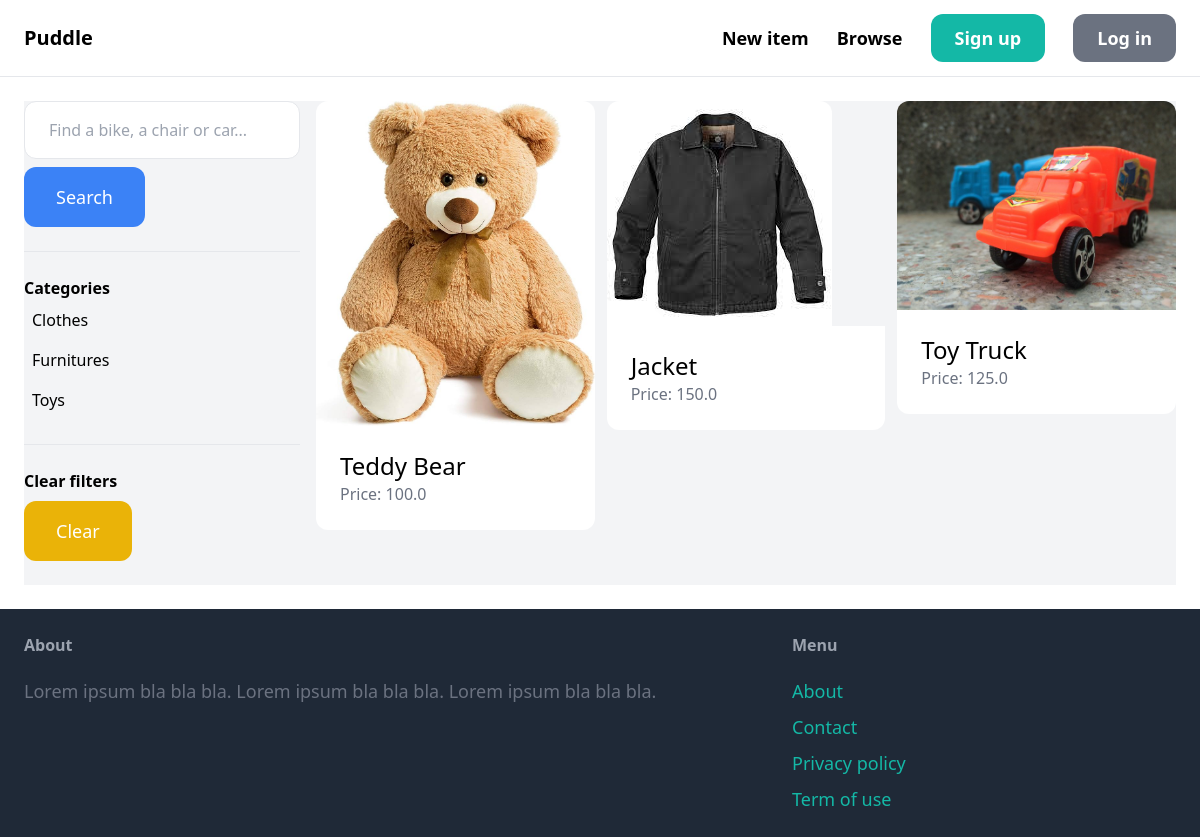
Page /items/ on the earlier database version.
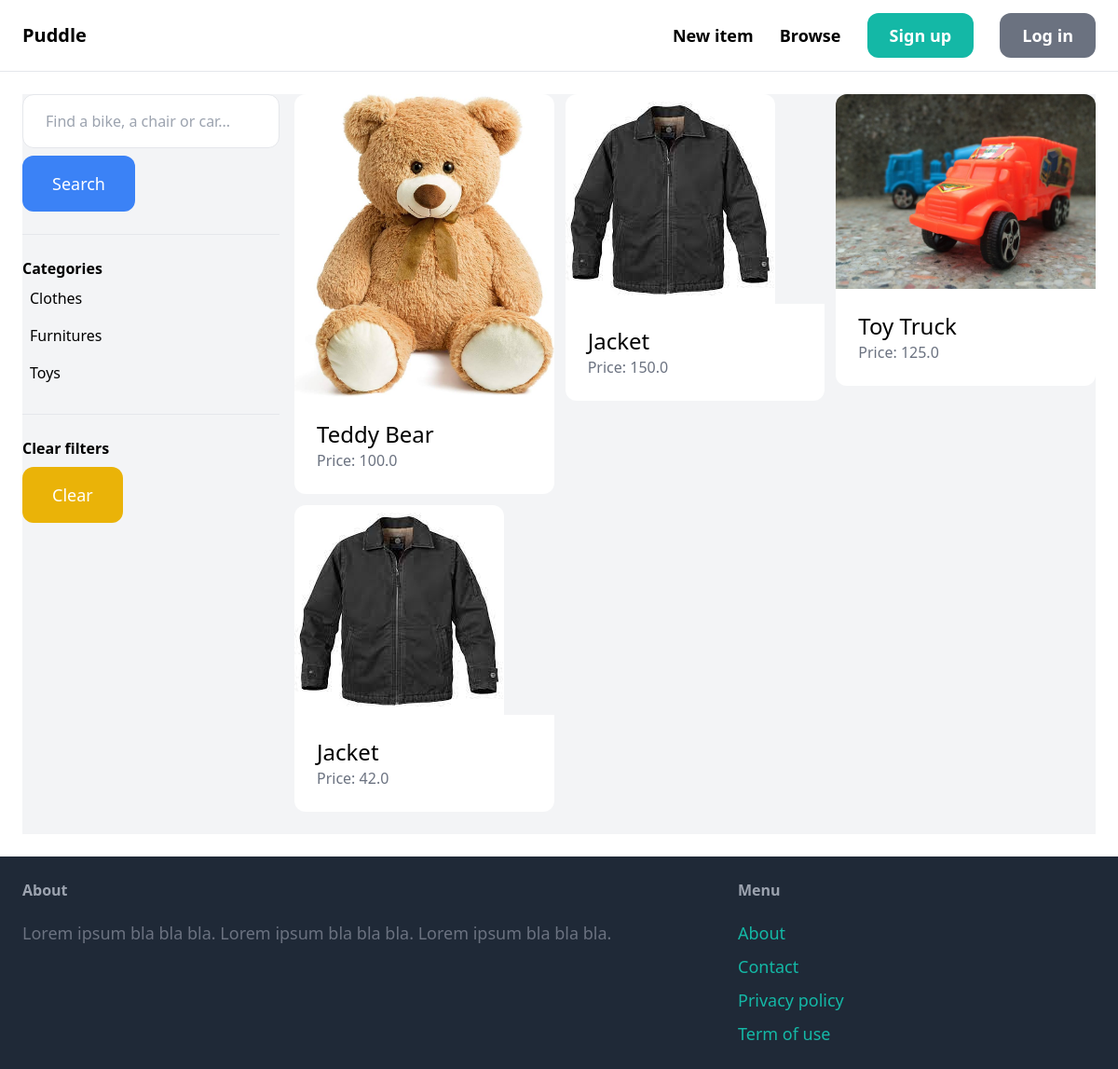
Same page on the later database version.
### item/models.py (models this page shows, shortened)
class Category(models.Model):
    name = models.CharField(max_length=255)
    class Meta:
        ordering = ('name',)
        verbose_name_plural = 'Categories'

class Item(models.Model):
    category = models.ForeignKey(Category, related_name='items', on_delete=models.CASCADE)
    name = models.CharField(max_length=255)
    description = models.TextField(blank=True, null=True)
    price = models.FloatField()
    image = models.ImageField(upload_to='item_images', blank=True, null=True)
    is_sold = models.BooleanField(default=False)
    created_by = models.ForeignKey(User, related_name='items', on_delete=models.CASCADE)
    created_at = models.DateTimeField(auto_now_add=True)

### item/views.py (the view)
# urls.py: path('', views.items, name='items'),
def items(request):
    query = request.GET.get('query', '')
    category_id = request.GET.get('category', 0)
    categories = Category.objects.all()
    items = Item.objects.filter(is_sold=False)
    if category_id:
        items = items.filter(category_id=category_id)
    if query:
        items = items.filter(Q(name__icontains=query) | Q(description__icontains=query))
    return render(request, 'item/items.html', {
        'items': items,
        'query': query,
        'categories': categories,
        'category_id': int(category_id)
    })

### item/templates/item/items.html (shortened to what this page needs)
{% extends 'core/base.html' %}
{% block content %}
    <div class="pb-6 grid grid-cols-4 gap-4 bg-gray-100">
        <div class="col-span-1">
            <form method="get" action="{% url 'item:items' %}">
                <input name="query" class="w-full py-4 px-6 border rounded-xl" type="text" value="{{ query }}" placeholder="Find a bike, a chair or car...">
                <button class="mt-2 py-4 px-8 text-lg bg-blue-500 text-white rounded-xl">Search</button>
            </form>
            <hr class="my-6">
            <p class="font-semibold">Categories</p>
            <ul>
                {% for category in categories %}
                    <li class="py-2 px-2 rounded-xl{% if category.id == category_id %} bg-blue-200{% endif %}">
                        <a href="{% url 'item:items' %}?query={{ query }}&category={{ category.id }}">{{ category.name }}</a>
                    </li>
                {% endfor %}
            </ul>
            <hr class="my-6">
            <p class="font-semibold">Clear filters</p>
            <ul>
                <li><a href="{% url 'item:items' %}" class="mt-2 py-4 px-8 inline-block bg-yellow-500 text-lg rounded-xl text-white">Clear</a>
            </ul>
        </div>
        <div class="col-span-3">
            <div class="grid grid-cols-3 gap-3">
                {% for item in items %}
                    <div>
                        <a href="{% url 'item:detail' item.id %}">
                            <div>
                                <img src="{{ item.image.url }}" class="rounded-t-xl">
                            </div>
                            <div class="p-6 bg-white rounded-b-xl">
                                <h2 class="text-2xl">{{ item.name }}</h2>
                                <p class="text-gray-500">Price: {{ item.price }}</p>
                            </div>
                        </a>
                    </div>
                {% endfor %}
            </div>
        </div>
    </div>
{% endblock %}

Differences in the rows shown:
added Item: image (picture), name "Jacket", price "42.0"
